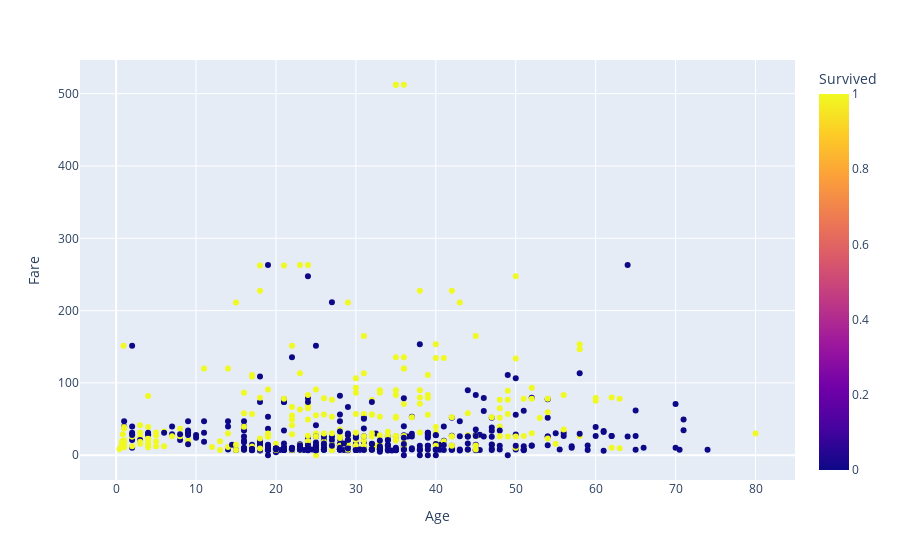

Source (notebook cell):
### Code cell
# Exemple avec Plotly (couleur + zoom possible)

import plotly.express as px

fig = px.scatter(df1, x="Age", y="Fare", color="Survived")
fig.show()

### Figure 1 — Plotly figure (JSON) as saved in the notebook; plotly's stock layout.template omitted (floating-point values rounded to 4 significant figures; data arrays with more than 128 entries replaced by an {"elided": "..."} marker saying what was removed)
{"data": [{"hovertemplate": "Age=%{x}<br>Fare=%{y}<br>Survived=%{marker.color}<extra></extra>", "legendgroup": "", "marker": {"color": {"elided": "891 int values"}, "coloraxis": "coloraxis", "symbol": "circle"}, "mode": "markers", "name": "", "orientation": "v", "showlegend": false, "type": "scatter", "x": {"elided": "891 float values"}, "xaxis": "x", "y": {"elided": "891 float values"}, "yaxis": "y"}], "layout": {"coloraxis": {"colorbar": {"title": {"text": "Survived"}}, "colorscale": [[0, "#0d0887"], [0.1111, "#46039f"], [0.2222, "#7201a8"], [0.3333, "#9c179e"], [0.4444, "#bd3786"], [0.5556, "#d8576b"], [0.6667, "#ed7953"], [0.7778, "#fb9f3a"], [0.8889, "#fdca26"], [1, "#f0f921"]]}, "legend": {"tracegroupgap": 0}, "margin": {"t": 60}, "xaxis": {"anchor": "y", "domain": [0, 1], "title": {"text": "Age"}}, "yaxis": {"anchor": "x", "domain": [0, 1], "title": {"text": "Fare"}}}}
